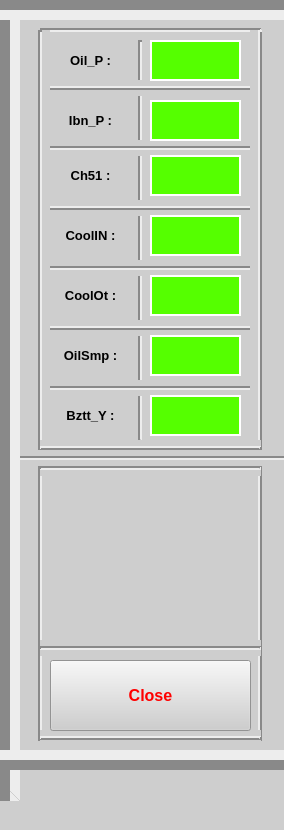
     <widget class="QWidget" name="widget" native="true">
      <property name="minimumSize">
       <size>
        <width>284</width>
        <height>604</height>
       </size>
      </property>
      <property name="maximumSize">
       <size>
        <width>284</width>
        <height>16777215</height>
       </size>
      </property>
      <property name="font">
       <font>
        <family>Arial</family>
        <pointsize>18</pointsize>
        <weight>75</weight>
        <bold>true</bold>
       </font>
      </property>
      <property name="styleSheet">
       <string notr="true">background-color: rgb(206, 206, 206);</string>
      </property>
      <widget class="Line" name="line_2">
       <property name="geometry">
        <rect>
         <x>-20</x>
         <y>0</y>
         <width>331</width>
         <height>20</height>
        </rect>
       </property>
       <property name="styleSheet">
        <string notr="true"/>
       </property>
       <property name="lineWidth">
        <number>10</number>
       </property>
       <property name="orientation">
        <enum>Qt::Horizontal</enum>
       </property>
      </widget>
      <widget class="Line" name="line_3">
       <property name="geometry">
        <rect>
         <x>30</x>
         <y>30</y>
         <width>20</width>
         <height>711</height>
        </rect>
       </property>
       <property name="frameShadow">
        <enum>QFrame::Sunken</enum>
       </property>
       <property name="lineWidth">
        <number>2</number>
       </property>
       <property name="orientation">
        <enum>Qt::Vertical</enum>
       </property>
      </widget>
      <widget class="Line" name="line_4">
       <property name="geometry">
        <rect>
         <x>0</x>
         <y>-20</y>
         <width>20</width>
         <height>821</height>
        </rect>
       </property>
       <property name="frameShadow">
        <enum>QFrame::Sunken</enum>
       </property>
       <property name="lineWidth">
        <number>10</number>
       </property>
       <property name="orientation">
        <enum>Qt::Vertical</enum>
       </property>
      </widget>
      <widget class="Line" name="line_5">
       <property name="geometry">
        <rect>
         <x>10</x>
         <y>450</y>
         <width>281</width>
         <height>16</height>
        </rect>
       </property>
       <property name="lineWidth">
        <number>2</number>
       </property>
       <property name="orientation">
        <enum>Qt::Horizontal</enum>
       </property>
      </widget>
      <widget class="Line" name="line_11">
       <property name="geometry">
        <rect>
         <x>-20</x>
         <y>750</y>
         <width>331</width>
         <height>20</height>
        </rect>
       </property>
       <property name="styleSheet">
        <string notr="true"/>
       </property>
       <property name="frameShadow">
        <enum>QFrame::Raised</enum>
       </property>
       <property name="lineWidth">
        <number>10</number>
       </property>
       <property name="orientation">
        <enum>Qt::Horizontal</enum>
       </property>
      </widget>
      <widget class="Line" name="line_15">
       <property name="geometry">
        <rect>
         <x>250</x>
         <y>30</y>
         <width>20</width>
         <height>711</height>
        </rect>
       </property>
       <property name="frameShadow">
        <enum>QFrame::Raised</enum>
       </property>
       <property name="lineWidth">
        <number>2</number>
       </property>
       <property name="orientation">
        <enum>Qt::Vertical</enum>
       </property>
      </widget>
      <widget class="Line" name="line_16">
       <property name="geometry">
        <rect>
         <x>40</x>
         <y>20</y>
         <width>221</width>
         <height>20</height>
        </rect>
       </property>
       <property name="lineWidth">
        <number>2</number>
       </property>
       <property name="orientation">
        <enum>Qt::Horizontal</enum>
       </property>
      </widget>
      <widget class="Line" name="line_17">
       <property name="geometry">
        <rect>
         <x>40</x>
         <y>440</y>
         <width>221</width>
         <height>16</height>
        </rect>
       </property>
       <property name="frameShadow">
        <enum>QFrame::Raised</enum>
       </property>
       <property name="lineWidth">
        <number>2</number>
       </property>
       <property name="orientation">
        <enum>Qt::Horizontal</enum>
       </property>
      </widget>
      <widget class="Line" name="line_18">
       <property name="geometry">
        <rect>
         <x>40</x>
         <y>730</y>
         <width>221</width>
         <height>16</height>
        </rect>
       </property>
       <property name="frameShadow">
        <enum>QFrame::Raised</enum>
       </property>
       <property name="lineWidth">
        <number>2</number>
       </property>
       <property name="orientation">
        <enum>Qt::Horizontal</enum>
       </property>
      </widget>
      <widget class="Line" name="line_19">
       <property name="geometry">
        <rect>
         <x>40</x>
         <y>460</y>
         <width>221</width>
         <height>16</height>
        </rect>
       </property>
       <property name="frameShadow">
        <enum>QFrame::Sunken</enum>
       </property>
       <property name="lineWidth">
        <number>2</number>
       </property>
       <property name="orientation">
        <enum>Qt::Horizontal</enum>
       </property>
      </widget>
      <widget class="Line" name="line_20">
       <property name="geometry">
        <rect>
         <x>40</x>
         <y>200</y>
         <width>221</width>
         <height>16</height>
        </rect>
       </property>
       <property name="frameShadow">
        <enum>QFrame::Raised</enum>
       </property>
       <property name="lineWidth">
        <number>2</number>
       </property>
       <property name="orientation">
        <enum>Qt::Horizontal</enum>
       </property>
      </widget>
      <widget class="Line" name="line_21">
       <property name="geometry">
        <rect>
         <x>40</x>
         <y>80</y>
         <width>221</width>
         <height>16</height>
        </rect>
       </property>
       <property name="frameShadow">
        <enum>QFrame::Raised</enum>
       </property>
       <property name="lineWidth">
        <number>2</number>
       </property>
       <property name="orientation">
        <enum>Qt::Horizontal</enum>
       </property>
      </widget>
      <widget class="Line" name="line_22">
       <property name="geometry">
        <rect>
         <x>40</x>
         <y>140</y>
         <width>221</width>
         <height>16</height>
        </rect>
       </property>
       <property name="frameShadow">
        <enum>QFrame::Sunken</enum>
       </property>
       <property name="lineWidth">
        <number>2</number>
       </property>
       <property name="orientation">
        <enum>Qt::Horizontal</enum>
       </property>
      </widget>
      <widget class="Line" name="line_23">
       <property name="geometry">
        <rect>
         <x>40</x>
         <y>260</y>
         <width>221</width>
         <height>16</height>
        </rect>
       </property>
       <property name="frameShadow">
        <enum>QFrame::Sunken</enum>
       </property>
       <property name="lineWidth">
        <number>2</number>
       </property>
       <property name="orientation">
        <enum>Qt::Horizontal</enum>
       </property>
      </widget>
      <widget class="Line" name="line_24">
       <property name="geometry">
        <rect>
         <x>40</x>
         <y>320</y>
         <width>221</width>
         <height>16</height>
        </rect>
       </property>
       <property name="frameShadow">
        <enum>QFrame::Raised</enum>
       </property>
       <property name="lineWidth">
        <number>2</number>
       </property>
       <property name="orientation">
        <enum>Qt::Horizontal</enum>
       </property>
      </widget>
      <widget class="Line" name="line_25">
       <property name="geometry">
        <rect>
         <x>40</x>
         <y>380</y>
         <width>221</width>
         <height>16</height>
        </rect>
       </property>
       <property name="frameShadow">
        <enum>QFrame::Sunken</enum>
       </property>
       <property name="lineWidth">
        <number>2</number>
       </property>
       <property name="orientation">
        <enum>Qt::Horizontal</enum>
       </property>
      </widget>
      <widget class="QLineEdit" name="lineEdit">
       <property name="geometry">
        <rect>
         <x>150</x>
         <y>40</y>
         <width>91</width>
         <height>41</height>
        </rect>
       </property>
       <property name="font">
        <font>
         <family>Arial</family>
         <pointsize>18</pointsize>
         <weight>75</weight>
         <bold>true</bold>
        </font>
       </property>
       <property name="styleSheet">
        <string notr="true">background-color: rgb(85, 255, 0);
border: 2px solid white;</string>
       </property>
       <property name="alignment">
        <set>Qt::AlignCenter</set>
       </property>
      </widget>
      <widget class="QLabel" name="label_20">
       <property name="geometry">
        <rect>
         <x>50</x>
         <y>45</y>
         <width>81</width>
         <height>31</height>
        </rect>
       </property>
       <property name="maximumSize">
        <size>
         <width>16777215</width>
         <height>40</height>
        </size>
       </property>
       <property name="font">
        <font>
         <family>Arial</family>
         <pointsize>10</pointsize>
         <weight>75</weight>
         <bold>true</bold>
        </font>
       </property>
       <property name="styleSheet">
        <string notr="true">color: rgb(0, 0, 0);


</string>
       </property>
       <property name="text">
        <string>Oil_P :</string>
       </property>
       <property name="alignment">
        <set>Qt::AlignCenter</set>
       </property>
      </widget>
      <widget class="QLineEdit" name="lineEdit_2">
       <property name="geometry">
        <rect>
         <x>150</x>
         <y>100</y>
         <width>91</width>
         <height>41</height>
        </rect>
       </property>
       <property name="font">
        <font>
         <family>Arial</family>
         <pointsize>18</pointsize>
         <weight>75</weight>
         <bold>true</bold>
        </font>
       </property>
       <property name="styleSheet">
        <string notr="true">background-color: rgb(85, 255, 0);
border: 2px solid white;</string>
       </property>
       <property name="alignment">
        <set>Qt::AlignCenter</set>
       </property>
      </widget>
      <widget class="QLabel" name="label_21">
       <property name="geometry">
        <rect>
         <x>50</x>
         <y>105</y>
         <width>81</width>
         <height>31</height>
        </rect>
       </property>
       <property name="maximumSize">
        <size>
         <width>16777215</width>
         <height>40</height>
        </size>
       </property>
       <property name="font">
        <font>
         <family>Arial</family>
         <pointsize>10</pointsize>
         <weight>75</weight>
         <bold>true</bold>
        </font>
       </property>
       <property name="styleSheet">
        <string notr="true">color: rgb(0, 0, 0);


</string>
       </property>
       <property name="text">
        <string>Ibn_P :</string>
       </property>
       <property name="alignment">
        <set>Qt::AlignCenter</set>
       </property>
      </widget>
      <widget class="QLabel" name="label_22">
       <property name="geometry">
        <rect>
         <x>50</x>
         <y>160</y>
         <width>81</width>
         <height>31</height>
        </rect>
       </property>
       <property name="maximumSize">
        <size>
         <width>16777215</width>
         <height>40</height>
        </size>
       </property>
       <property name="font">
        <font>
         <family>Arial</family>
         <pointsize>10</pointsize>
         <weight>75</weight>
         <bold>true</bold>
        </font>
       </property>
       <property name="styleSheet">
        <string notr="true">color: rgb(0, 0, 0);


</string>
       </property>
       <property name="text">
        <string>Ch51 :</string>
       </property>
       <property name="alignment">
        <set>Qt::AlignCenter</set>
       </property>
      </widget>
      <widget class="QLineEdit" name="lineEdit_3">
       <property name="geometry">
        <rect>
         <x>150</x>
         <y>155</y>
         <width>91</width>
         <height>41</height>
        </rect>
       </property>
       <property name="font">
        <font>
         <family>Arial</family>
         <pointsize>18</pointsize>
         <weight>75</weight>
         <bold>true</bold>
        </font>
       </property>
       <property name="styleSheet">
        <string notr="true">background-color: rgb(85, 255, 0);
border: 2px solid white;</string>
       </property>
       <property name="alignment">
        <set>Qt::AlignCenter</set>
       </property>
      </widget>
      <widget class="QLabel" name="label_30">
       <property name="geometry">
        <rect>
         <x>50</x>
         <y>220</y>
         <width>81</width>
         <height>31</height>
        </rect>
       </property>
       <property name="maximumSize">
        <size>
         <width>16777215</width>
         <height>40</height>
        </size>
       </property>
       <property name="font">
        <font>
         <family>Arial</family>
         <pointsize>10</pointsize>
         <weight>75</weight>
         <bold>true</bold>
        </font>
       </property>
       <property name="styleSheet">
        <string notr="true">color: rgb(0, 0, 0);


</string>
       </property>
       <property name="text">
        <string>CoolIN :</string>
       </property>
       <property name="alignment">
        <set>Qt::AlignCenter</set>
       </property>
      </widget>
      <widget class="QLineEdit" name="lineEdit_4">
       <property name="geometry">
        <rect>
         <x>150</x>
         <y>215</y>
         <width>91</width>
         <height>41</height>
        </rect>
       </property>
       <property name="font">
        <font>
         <family>Arial</family>
         <pointsize>18</pointsize>
         <weight>75</weight>
         <bold>true</bold>
        </font>
       </property>
       <property name="styleSheet">
        <string notr="true">background-color: rgb(85, 255, 0);
border: 2px solid white;</string>
       </property>
       <property name="alignment">
        <set>Qt::AlignCenter</set>
       </property>
      </widget>
      <widget class="QLabel" name="label_31">
       <property name="geometry">
        <rect>
         <x>50</x>
         <y>280</y>
         <width>81</width>
         <height>31</height>
        </rect>
       </property>
       <property name="maximumSize">
        <size>
         <width>16777215</width>
         <height>40</height>
        </size>
       </property>
       <property name="font">
        <font>
         <family>Arial</family>
         <pointsize>10</pointsize>
         <weight>75</weight>
         <bold>true</bold>
        </font>
       </property>
       <property name="styleSheet">
        <string notr="true">color: rgb(0, 0, 0);


</string>
       </property>
       <property name="text">
        <string>CoolOt :</string>
       </property>
       <property name="alignment">
        <set>Qt::AlignCenter</set>
       </property>
      </widget>
      <widget class="QLineEdit" name="lineEdit_5">
       <property name="geometry">
        <rect>
         <x>150</x>
         <y>275</y>
         <width>91</width>
         <height>41</height>
        </rect>
       </property>
       <property name="font">
        <font>
         <family>Arial</family>
         <pointsize>18</pointsize>
         <weight>75</weight>
         <bold>true</bold>
        </font>
       </property>
       <property name="styleSheet">
        <string notr="true">background-color: rgb(85, 255, 0);
border: 2px solid white;</string>
       </property>
       <property name="alignment">
        <set>Qt::AlignCenter</set>
       </property>
      </widget>
      <widget class="QLabel" name="label_32">
       <property name="geometry">
        <rect>
         <x>50</x>
         <y>340</y>
         <width>81</width>
         <height>31</height>
        </rect>
       </property>
       <property name="maximumSize">
        <size>
         <width>16777215</width>
         <height>40</height>
        </size>
       </property>
       <property name="font">
        <font>
         <family>Arial</family>
         <pointsize>10</pointsize>
         <weight>75</weight>
         <bold>true</bold>
        </font>
       </property>
       <property name="styleSheet">
        <string notr="true">color: rgb(0, 0, 0);


</string>
       </property>
       <property name="text">
        <string>OilSmp :</string>
       </property>
       <property name="alignment">
        <set>Qt::AlignCenter</set>
       </property>
      </widget>
      <widget class="QLineEdit" name="lineEdit_6">
       <property name="geometry">
        <rect>
         <x>150</x>
         <y>335</y>
         <width>91</width>
         <height>41</height>
        </rect>
       </property>
       <property name="font">
        <font>
         <family>Arial</family>
         <pointsize>18</pointsize>
         <weight>75</weight>
         <bold>true</bold>
        </font>
       </property>
       <property name="styleSheet">
        <string notr="true">background-color: rgb(85, 255, 0);
border: 2px solid white;</string>
       </property>
       <property name="alignment">
        <set>Qt::AlignCenter</set>
       </property>
      </widget>
      <widget class="QLabel" name="label_33">
       <property name="geometry">
        <rect>
         <x>50</x>
         <y>400</y>
         <width>81</width>
         <height>31</height>
        </rect>
       </property>
       <property name="maximumSize">
        <size>
         <width>16777215</width>
         <height>40</height>
        </size>
       </property>
       <property name="font">
        <font>
         <family>Arial</family>
         <pointsize>10</pointsize>
         <weight>75</weight>
         <bold>true</bold>
        </font>
       </property>
       <property name="styleSheet">
        <string notr="true">color: rgb(0, 0, 0);


</string>
       </property>
       <property name="text">
        <string>Bztt_Y :</string>
       </property>
       <property name="alignment">
        <set>Qt::AlignCenter</set>
       </property>
      </widget>
      <widget class="QLineEdit" name="lineEdit_8">
       <property name="geometry">
        <rect>
         <x>150</x>
         <y>395</y>
         <width>91</width>
         <height>41</height>
        </rect>
       </property>
       <property name="font">
        <font>
         <family>Arial</family>
         <pointsize>18</pointsize>
         <weight>75</weight>
         <bold>true</bold>
        </font>
       </property>
       <property name="styleSheet">
        <string notr="true">background-color: rgb(85, 255, 0);
border: 2px solid white;</string>
       </property>
       <property name="alignment">
        <set>Qt::AlignCenter</set>
       </property>
      </widget>
      <widget class="Line" name="line_62">
       <property name="geometry">
        <rect>
         <x>130</x>
         <y>40</y>
         <width>20</width>
         <height>401</height>
        </rect>
       </property>
       <property name="frameShadow">
        <enum>QFrame::Sunken</enum>
       </property>
       <property name="lineWidth">
        <number>2</number>
       </property>
       <property name="orientation">
        <enum>Qt::Vertical</enum>
       </property>
      </widget>
      <widget class="QPushButton" name="pushButton_6">
       <property name="geometry">
        <rect>
         <x>50</x>
         <y>660</y>
         <width>201</width>
         <height>71</height>
        </rect>
       </property>
       <property name="font">
        <font>
         <family>Arial</family>
         <pointsize>12</pointsize>
         <weight>75</weight>
         <bold>true</bold>
        </font>
       </property>
       <property name="cursor">
        <cursorShape>PointingHandCursor</cursorShape>
       </property>
       <property name="styleSheet">
        <string notr="true">color: rgb(255, 0, 0);</string>
       </property>
       <property name="text">
        <string>Close</string>
       </property>
      </widget>
      <widget class="Line" name="line_41">
       <property name="geometry">
        <rect>
         <x>40</x>
         <y>640</y>
         <width>221</width>
         <height>16</height>
        </rect>
       </property>
       <property name="frameShadow">
        <enum>QFrame::Sunken</enum>
       </property>
       <property name="lineWidth">
        <number>2</number>
       </property>
       <property name="orientation">
        <enum>Qt::Horizontal</enum>
       </property>
      </widget>
      <zorder>line_62</zorder>
      <zorder>line_25</zorder>
      <zorder>line_24</zorder>
      <zorder>line_23</zorder>
      <zorder>line_20</zorder>
      <zorder>line_22</zorder>
      <zorder>line_21</zorder>
      <zorder>line_16</zorder>
      <zorder>line_15</zorder>
      <zorder>line_3</zorder>
      <zorder>line_5</zorder>
      <zorder>line_4</zorder>
      <zorder>line_2</zorder>
      <zorder>line_11</zorder>
      <zorder>line_17</zorder>
      <zorder>line_18</zorder>
      <zorder>line_19</zorder>
      <zorder>lineEdit</zorder>
      <zorder>label_20</zorder>
      <zorder>lineEdit_2</zorder>
      <zorder>label_21</zorder>
      <zorder>label_22</zorder>
      <zorder>lineEdit_3</zorder>
      <zorder>label_30</zorder>
      <zorder>lineEdit_4</zorder>
      <zorder>label_31</zorder>
      <zorder>lineEdit_5</zorder>
      <zorder>label_32</zorder>
      <zorder>lineEdit_6</zorder>
      <zorder>label_33</zorder>
      <zorder>lineEdit_8</zorder>
      <zorder>pushButton_6</zorder>
      <zorder>line_41</zorder>
     </widget>
